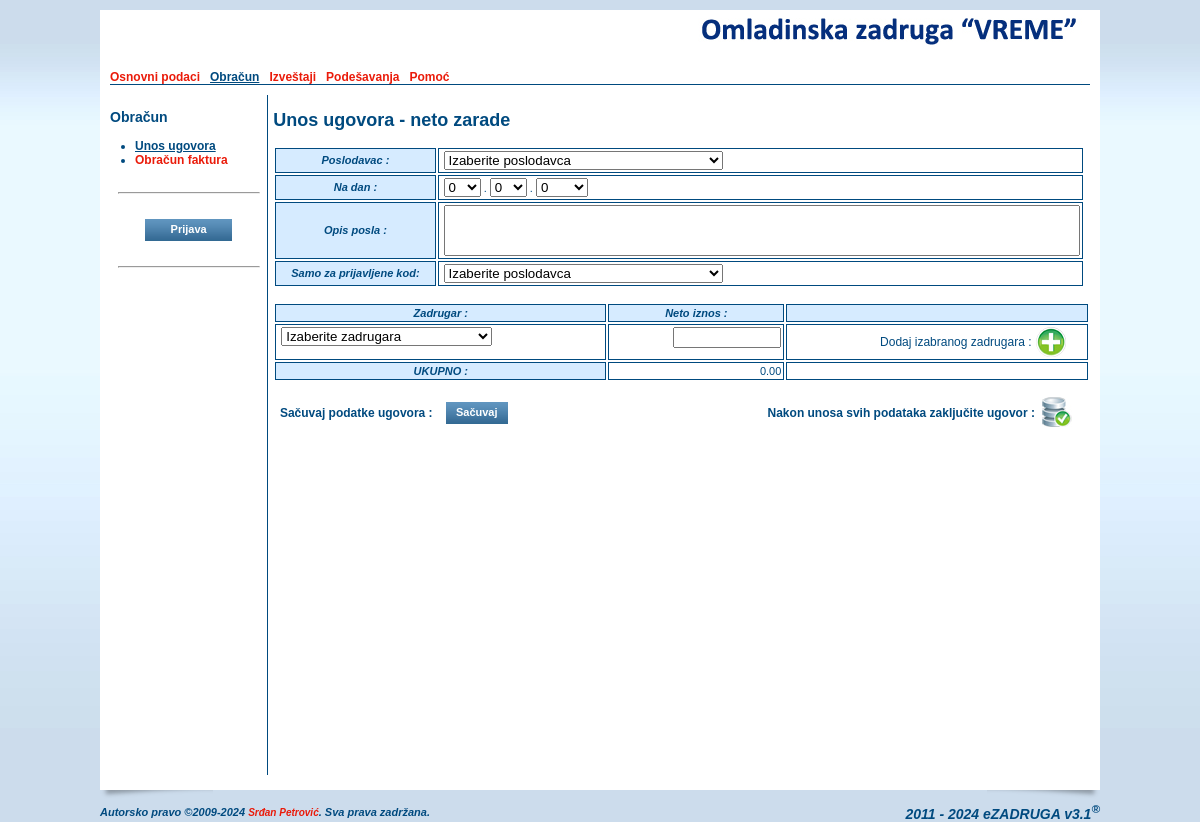
Screenshot of /zaradaunos.php with the database file from the repository.
### tables this page shows
CREATE TABLE IF NOT EXISTS `oszcooperative` (
  `ID` smallint(6) NOT NULL AUTO_INCREMENT,
  `name` varchar(255) NOT NULL,
  `short` varchar(50) NOT NULL,
  `shortest` varchar(25) NOT NULL,
  `address` varchar(255) DEFAULT NULL,
  `IDPlace` smallint(6) DEFAULT NULL,
  `phone` varchar(20) DEFAULT NULL,
  `mobile` varchar(20) DEFAULT NULL,
  `fax` varchar(20) DEFAULT NULL,
  `email` varchar(255) DEFAULT NULL,
  `url` varchar(255) DEFAULT NULL,
  `account` varchar(255) DEFAULT NULL,
  `reference` varchar(255) NOT NULL,
  `pib` varchar(20) DEFAULT NULL,
  `idnumber` varchar(20) DEFAULT NULL,
  `activity` varchar(20) NOT NULL,
  `currentyear` varchar(4) NOT NULL,
  `contracthours` tinyint(4) NOT NULL DEFAULT '0',
  `memberhours` tinyint(4) NOT NULL DEFAULT '0',
  `headimage` varchar(255) DEFAULT NULL,
  `pdfimage` varchar(255) DEFAULT NULL,
  PRIMARY KEY (`ID`),
  KEY `name` (`name`),
  KEY `IDPlace` (`IDPlace`)
);

CREATE TABLE IF NOT EXISTS `oszmenu` (
  `ID` smallint(6) NOT NULL AUTO_INCREMENT,
  `title` varchar(70) NOT NULL,
  `link` varchar(255) NOT NULL,
  `root` smallint(6) NOT NULL DEFAULT '0',
  `sort` tinyint(4) DEFAULT NULL,
  `sub_item` tinyint(4) NOT NULL DEFAULT '-1',
  `show_admin` tinyint(4) NOT NULL DEFAULT '0',
  PRIMARY KEY (`ID`),
  KEY `title` (`title`),
  KEY `root` (`root`),
  KEY `link` (`link`)
);

### include/c_session.php (called while the page is built, shortened)
<?php
class c_Session {
  public function _getTimeScale() {
    if (isset($_SESSION['_OSZ_TimeScale']))
      return (int) $_SESSION['_OSZ_TimeScale'];
    else {
      $query = mysql_query("SELECT * FROM OSZCooperative") or die(mysql_error());
      return (int) $_SESSION['_OSZ_TimeScale'];
    }
  }
}
?>

### zaradaunos.php (the view, shortened to what this page needs)
<?php
include_once('./header.php');
?>
              <h2><?=$GLOBALS["sectiontitle"];?></h2>
              <form name="frmTableEdit" id="frmTableEdit" method="POST" action="./zaradaunos.php">
                    <table cellpadding="2" cellspacing="2" border="0" class="table_browse">
                      <tr>
                        <th>Poslodavac :</th>
                        <td>
                          <select name="selEmployer" id="selEmployer">
                            <option value="-1">Izaberite poslodavca</option>
                          </select>
                        </td>
                      </tr>
                      <tr>
                        <th>Na dan :</th>
                        <td>
                    <select name="onday" id="onday">
<? for ($i = 0; $i < 32; $i++) { $selected = ""; if ($i == (int)$_POST["onday"]) $selected = "selected"; ?>
                      <option value="<?=$i;?>" <?=$selected;?>><?=$i;?></option>
<? } ?>
                    </select>
                    .
                    <select name="onmonth" id="onmonth">
<? for ($i = 0; $i < 13; $i++) { $selected = ""; if ($i == (int)$_POST["onmonth"]) $selected = "selected"; ?>
                      <option value="<?=$i;?>" <?=$selected;?>><?=$i;?></option>
<? } ?>
                    </select>
                    .
                    <select name="onyear" id="onyear">
                      <option value="0">0</option>
                    </select>
                        </td>
                      </tr>
                      <tr>
                        <th>Opis posla :</th>
                        <td>
                          <textarea name="jobdescription" style="width:630px;" rows="3"><?=$_POST["jobdescription"];?></textarea>
                        </td>
                      </tr>
                <tr>
                  <th>Samo za prijavljene kod: </th>
                  <td>
                    <select name="IDEmployer" id="IDEmployer" onChange="javascript: submitPage();">
                      <option value="-1">Izaberite poslodavca</option>
                    </select>
                  </td>
                </tr>
              </table>
<br />
              <table cellpadding="2" cellspacing="2" border="0" class="table_browse" id="table_browse" width="100%">
                <tr id="header">
                  <th><?=$_LANG["sr"]["MEMBER"];?> : </th>
                  <th><?=$_LANG["sr"]["NET"];?> : </th>
                  <th>&nbsp;</th>
                </tr>
                <tr>
                  <td valign="top">
                    <select name="zadrugar" id="zadrugar">
                      <option value="-1"><?=$_LANG["sr"]["CHOOSE_MEMBER"];?></option>
                    </select>
                  </td>
                  <td align="right" valign="top">
                    <input type="text" value="" name="neto" id="neto" maxlength="30" style="width: 100px;" onKeyUp="javascript: validateMe();"/>
                  </td>
                  <td valign="middle">
                    <table cellpadding="0" cellspacing="0" border="0" width="100%">
                      <tr>
                        <td valign="middle" style="border:0px none;" align="right">
                          Dodaj izabranog zadrugara :
                        </td>
                        <td valign="middle" style="border:0px none;" align="left">
                          <input type="image" src="./images/form/add_middle.jpg" name="btn_add" id="btn_add" alt="<?=$_LANG["sr"]["ADD"];?>" title="<?=$_LANG["sr"]["ADD"];?>" onClick="javascript:return addColumn();" />
                        </td>
                      </tr>
                    </table>
                  </td>
                </tr>
                <tr id="suma">
                  <th align="right"><?=strtoupper($_LANG["sr"]["SUMA"]);?> : </th>
                  <td align="right">
                    <label id="lblNeto">0.00</label>
                  </td>
                  <td colspan="4">
                  </td>
                </tr>
              </table>
              <table cellpadding="0" cellspacing="0" border="0" style="margin-top:15px;">
                <tr>
                  <th valign="middle">&nbsp; Sačuvaj podatke ugovora : &nbsp;</th>
                  <td align="left" valign="middle">
                    &nbsp; <input type="submit" class="btn" name="save" value="<?=$_LANG["sr"]["SAVE"];?>" />
                  </td>
                  <th style="padding-left:260px;"> Nakon unosa svih podataka zaključite ugovor : </th>
                  <td valign="middle">
                    &nbsp; <a href="./ugovorunos.php"><img src="./images/form/accept_middle.jpg" alt="Zaključi ugovor" title="Zaključi ugovor" /></a>
                  </td>
                </tr>
              </table>
              </form>
<?php
include_once('./footer.php');
?>

### header.php (shortened to what this page needs)
<?php
require_once('./include/c_session.php');
require_once('./lang/sr.php');
if (!isset($_session))
{
  $_session = new c_Session;
}
$_esettings = $_session->_getSettings();
if (count($_esettings) == 0) {
  $query = mysql_query("select * from esettings where ID > 0 LIMIT 1") or die(mysql_error());
  $_esettings = mysql_fetch_array($query);
}
$_oszcooperative = $_session->_getCooperative();
if (count($_oszcooperative) == 0) {
  $query = mysql_query("select * from oszcooperative where ID > 0 LIMIT 1") or die(mysql_error());
  $_oszcooperative = mysql_fetch_array($query);
}
$_timescale   = $_session->_getTimeScale();
$forSelf = explode("/", $_SERVER['PHP_SELF']);
$_self   = $forSelf[count($forSelf)-1];
$_menu   = array();
$_root   = 0;
$_father = 0;
$_this   = 0;
$_index  = false;
$query = mysql_query("SELECT * FROM oszmenu ORDER BY root, sort") or die(mysql_error());
while ($res = mysql_fetch_array($query)) {
  if ($_self == trim($res['link'])) {
    $_this    = $res['ID'];
    $_father  = $res['root'];
  }
  if ($res['root'] > 0) {
    foreach($_menu[0] as $key => $menu) {
      if ($key == $res['root']) {
        $_menu[0][$key]['submenu'][$res['ID']] = array(
        "ID"        => $res['ID'],
        "title"     => $res['title'],
        "link"      => $res['link'],
        "root"      => $res['root'],
        "sort"      => $res['sort'],
        "sub_item"  => $res['sub_item'],
        "show_admin"=> $res['show_admin']
        );
      }
    }
  } else {
    $_menu[0][$res['ID']] = array(
      "ID"    => $res['ID'],
      "title" => $res['title'],
      "link"  => $res['link'],
      "root"  => $res['root'],
      "sort"      => $res['sort'],
      "sub_item"  => $res['sub_item'],
      "show_admin"=> $res['show_admin']
    );
  }
}
if ($_father > 0 || $_this > 0) {
  if ($_father > 0) {
    if (!isset($_menu[$_root][$_father]['submenu'][$_this])) {
      foreach($_menu[$_root] as $key => $submenu) {
        if (isset($_menu[$_root][$key]['submenu'][$_father])) {
          $_root = $key;
          break;
        }
      }
    }
  }
} else $_index  = true;
?>
<!DOCTYPE html PUBLIC "-//W3C//DTD XHTML 1.0 Transitional//EN" "http://www.w3.org/TR/xhtml1/DTD/xhtml1-transitional.dtd">
<html xmlns="http://www.w3.org/1999/xhtml" >
  <head>
    <link href="./css/style.css" rel="stylesheet" type="text/css">
    <link href="./css/calendar.css" rel="stylesheet" type="text/css">
  </head>
<?php
if (isset($preload_image) && is_array($preload_image)) {
  $strOnLoad = "javascript:MM_preloadImages(";
  $start = true;
  foreach($preload_image as $_image) {
    if ($start)
    {
      $start = false;
      $strOnLoad .= "'". $_image."'";
    } else $strOnLoad .= ",'". $_image."'";
  }
?>
  <body OnLoad="<?=$strOnLoad;?>">
<?php
} else {
?>
  <body>
<?php
}
?>
    <div class="main_content_location" align="center" valign="top">
      <table cellpadding="0" cellspacing="0" border="0">
        <tr>
          <td colspan="2" valign="top">
            <table cellpadding="0" cellspacing="0" border="0" class="content_all">
              <tr>
                <td class="content_all_left"><img src="./images/1px.gif" /></td>
                <td class="content_main" valign="top">
                    <table cellpadding="0" cellspacing="0" border="0" class="content_main">
                      <tr>
                        <td>
                          <table cellpadding="0" cellspacing="0" border="0" class="header">
                            <tr>
                              <td align="left" class="header_left">
                              </td>
                              <td align="right" valign="top" class="header_right">
                                <a href="./index.php">
<?php if (isset($_esettings["custom_head"]) && $_esettings["custom_head"] && isset($_oszcooperative["headimage"]) && file_exists($_oszcooperative["headimage"])) { ?>
                                  <img src="<?=$_oszcooperative["headimage"];?>" alt="<?=$_LANG["sr"]["MAIN_IMAGE_ALT"];?>" title="<?=$_LANG["sr"]["MAIN_IMAGE_ALT"];?>" />
<?php } else { ?>
                                  <img src="./images/ezadruga_logo.png" alt="<?=$_LANG["sr"]["MAIN_IMAGE_ALT"];?>" title="<?=$_LANG["sr"]["MAIN_IMAGE_ALT"];?>" />
<?php } ?>
                                </a>
                              </td>
                            </tr>
                            <tr>
                              <td class="main_menu" colspan="2">
<?
  foreach ($_menu[0] as $key => $menu) {
    if (intval($menu["sort"]) > 0) {
      if ($key == $_father || $key == $_root){
        if ($_menu[0][$key]["show_admin"] && $GLOBALS["admin"]) {
?>
                                <a href="./<?=$_menu[0][$key]["link"];?>" class="main_menu_selected"><?=$_menu[0][$key]["title"];?></a> &nbsp;
<?
        } else {
?>
                                <a href="./<?=$_menu[0][$key]["link"];?>" class="main_menu_selected"><?=$_menu[0][$key]["title"];?></a> &nbsp;
<?
        }
      } else {
        if ($_menu[0][$key]["show_admin"] && $GLOBALS["admin"]) {
?>
                                <a href="./<?=$_menu[0][$key]["link"];?>"><?=$_menu[0][$key]["title"];?></a> &nbsp;
<?
        } else {
?>
                                <a href="./<?=$_menu[0][$key]["link"];?>"><?=$_menu[0][$key]["title"];?></a> &nbsp;
<?
        }
      }
    }
  }
?>
                              </td>
                          </table>
                        </td>
                      </tr>
                      <tr>
                        <td valign="top">
                          <table cellpadding="0" cellspacing="0" border="0" class="main_content">
                            <tr>
                              <td class="left_menu" valign="top">
<?php
if (!$_index) {
?>
                                <h3><?=$GLOBALS["menutitle"];?></h3>
                                <ul>
<?php
  $sub_item = -1;
  if ($_root > 0) {
    foreach($_menu[0][$_root]['submenu'] as $key => $menu) {
      if (intval($_menu[0][$_root]['submenu'][$key]["sort"]) > 0)
      {
        if ($key == $_father || $key == $sub_item) {
          if ($_menu[0][$_root]['submenu'][$key]["show_admin"] && $GLOBALS["admin"]) {
?>
                                  <li><a href="<?=$_menu[0][$_root]['submenu'][$key]["link"];?>" class="main_menu_selected"><?=$_menu[0][$_root]['submenu'][$key]["title"];?></a></li>
<?
          } elseif (!$_menu[0][$_root]['submenu'][$key]["show_admin"]) {
?>
                                  <li><a href="<?=$_menu[0][$_root]['submenu'][$key]["link"];?>" class="main_menu_selected"><?=$_menu[0][$_root]['submenu'][$key]["title"];?></a></li>
<?php
          }
        } else {
          if ($_menu[0][$_root]['submenu'][$key]["show_admin"] && $GLOBALS["admin"]) {
?>
                                  <li><a href="<?=$_menu[0][$_root]['submenu'][$key]["link"];?>"><?=$_menu[0][$_root]['submenu'][$key]["title"];?></a></li>
<?
          } elseif (!$_menu[0][$_root]['submenu'][$key]["show_admin"]) {
?>
                                  <li><a href="<?=$_menu[0][$_root]['submenu'][$key]["link"];?>"><?=$_menu[0][$_root]['submenu'][$key]["title"];?></a></li>
<?php
          }
        }
      }
    }
  }
?>
                                </ul>
<?
} else {
?>
<?php
}
?>
                                <hr style="margin-top:25px;margin-bottom:25px;width:140px;"/>
                                <div align="center">
<?php if (!$GLOBALS["admin"]) { ?>
                                  <form name="frmLogin" action="./login.php" method="POST">
                                    <input type="submit" name="login" id="login" class="btn" value=" &nbsp; &nbsp; Prijava &nbsp; &nbsp; " />
                                  </form>
<?php } ?>
                                </div>
                                <hr style="margin-top:25px;width:140px;" />
                              </td>
                              <td style="width:830px;padding-left:5px;" valign="top">

### css/style.css (style rules this page uses)
body { margin: 0px; padding: 0px; background-color:#ccdcec; background-image:url(bg.jpg); background-repeat:repeat-x; font-family:Arial, Tahoma, Georgia; font-size:12px; color:#004A7F; }
a { font-size:12px; color:#ea1b0a; text-decoration:none; font-weight: bold; }
textarea { resize: none }
ul { padding-left:0px; margin-left:25px; }
table { text-align: left; font-size:12px; }
img { border-top: 0px none; border-left: 0px none; border-right: 0px none; border-bottom: 0px none; }
.header { width: 980px; height: 60px; }
.header_left { width: 390px; height: 60px; }
.header_right { width: 590px; height: 60px; }
.main_content_location { padding-top: 10px; }
.content_all { margin: 0px; padding: 0px; background-color:#FFFFFF; width:1000px; }
.content_all_left { background-color:#FFFFFF; width:10px; }
.content_main { width: 980px; background-color:#FFFFFF; font-size:12px; }
.main_content { width: 980px; height:680px; background-color:#FFFFFF; font-size:12px; margin-top:10px; }
.main_menu { border-bottom: 1px solid #004A7F; }
.main_menu_selected { font-size:12px; color:#004A7F; text-decoration:underline; font-weight: bold; }
.left_menu { width:160px; border-right: 1px solid #004A7F; }
.table_browse { font-size:11px; }
.table_browse th { font-weight: bold; text-align: left; font-style: italic; background-color: #D6EBFF; border-top: 1px solid #004A7F; border-left: 1px solid #004A7F; border-right: 1px solid #004A7F; border-bottom: 1px solid #004A7F; }
.table_browse td { border-top: 1px solid #004A7F; border-left: 1px solid #004A7F; border-right: 1px solid #004A7F; border-bottom: 1px solid #004A7F; padding-left: 5px; }
.table_browse th { font-weight: bold; font-style: italic; text-align: center; background-color: #D6EBFF; border-top: 1px solid #004A7F; border-left: 1px solid #004A7F; border-right: 1px solid #004A7F; border-bottom: 1px solid #004A7F; padding-left: 15px; padding-right: 15px; }
.btn { height:22px; border:none; background-color:#004A7F; background-image:url(btn.jpg); background-repeat:repeat-x; color:#FFFFFF; font-size:11px; cursor:pointer; font-weight:bold; padding:0px 10px 2px 10px; }

### rows the page displays
oszcooperative: headimage (picture)
oszmenu: title "Osnovni podaci"
oszmenu: title "Obračun"
oszmenu: title "Izveštaji"
oszmenu: title "Podešavanja"
oszmenu: title "Pomoć"
oszmenu: title "Unos ugovora"
oszmenu: title "Obračun faktura"

### other values shown
$GLOBALS["menutitle"] "Obračun"
$GLOBALS["sectiontitle"] "Unos ugovora - neto zarade"
$_LANG["sr"]["MEMBER"] "Zadrugar"
$_LANG["sr"]["NET"] "Neto iznos"
$_LANG["sr"]["SUMA"] "UKUPNO"
$GLOBALS["version"] "3.1"
form field onday "0"
form field onmonth "0"
form field zadrugar "Izaberite zadrugara"
